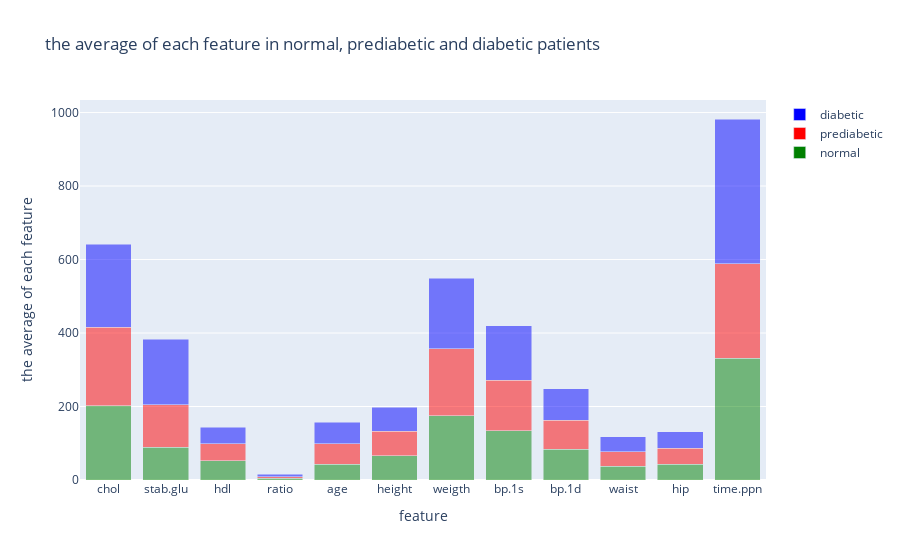

Notebook cell for this chart:
### Code cell
trace1=go.Bar(x=x,y=normal,marker=dict(color='green',opacity=0.5),name="normal")
trace2=go.Bar(x=x,y=prediabetic,marker=dict(color='red',opacity=0.5),name="prediabetic")
trace3=go.Bar(x=x,y=diabetic,marker=dict(color='blue',opacity=0.5),name="diabetic")

data=[trace1,trace2,trace3]

layout = go.Layout(title=" the average of each feature in normal, prediabetic and diabetic patients",xaxis=dict(title="feature"),yaxis=dict(title="the average of each feature"),
                   barmode="stack")

fig = go.Figure(data,layout)

fig.show()

### Figure 1 — Plotly figure (JSON) as saved in the notebook; plotly's stock layout.template omitted (floating-point values rounded to 4 significant figures)
{"data": [{"marker": {"color": "green", "opacity": 0.5}, "name": "normal", "type": "bar", "x": ["chol", "stab.glu", "hdl", "ratio", "age", "height", "weigth", "bp.1s", "bp.1d", "waist", "hip", "time.ppn"], "y": [202.7, 89.64, 51.84, 4.237, 43.45, 66.0, 174.6, 134.4, 83.17, 37.07, 42.6, 330.7]}, {"marker": {"color": "red", "opacity": 0.5}, "name": "prediabetic", "type": "bar", "x": ["chol", "stab.glu", "hdl", "ratio", "age", "height", "weigth", "bp.1s", "bp.1d", "waist", "hip", "time.ppn"], "y": [213.3, 115, 47.12, 5.241, 55.82, 66.35, 183.3, 137.5, 79.76, 40, 43.71, 257.9]}, {"marker": {"color": "blue", "opacity": 0.5}, "name": "diabetic", "type": "bar", "x": ["chol", "stab.glu", "hdl", "ratio", "age", "height", "weigth", "bp.1s", "bp.1d", "waist", "hip", "time.ppn"], "y": [225.7, 179.0, 44.53, 5.599, 57.79, 66.21, 191.3, 148.5, 85.04, 40.99, 44.75, 393.8]}], "layout": {"autosize": true, "barmode": "stack", "title": {"text": " the average of each feature in normal, prediabetic and diabetic patients"}, "xaxis": {"autorange": true, "range": [-0.5, 11.5], "title": {"text": "feature"}, "type": "category"}, "yaxis": {"autorange": true, "range": [0, 1034.0], "title": {"text": "the average of each feature"}, "type": "linear"}}}
